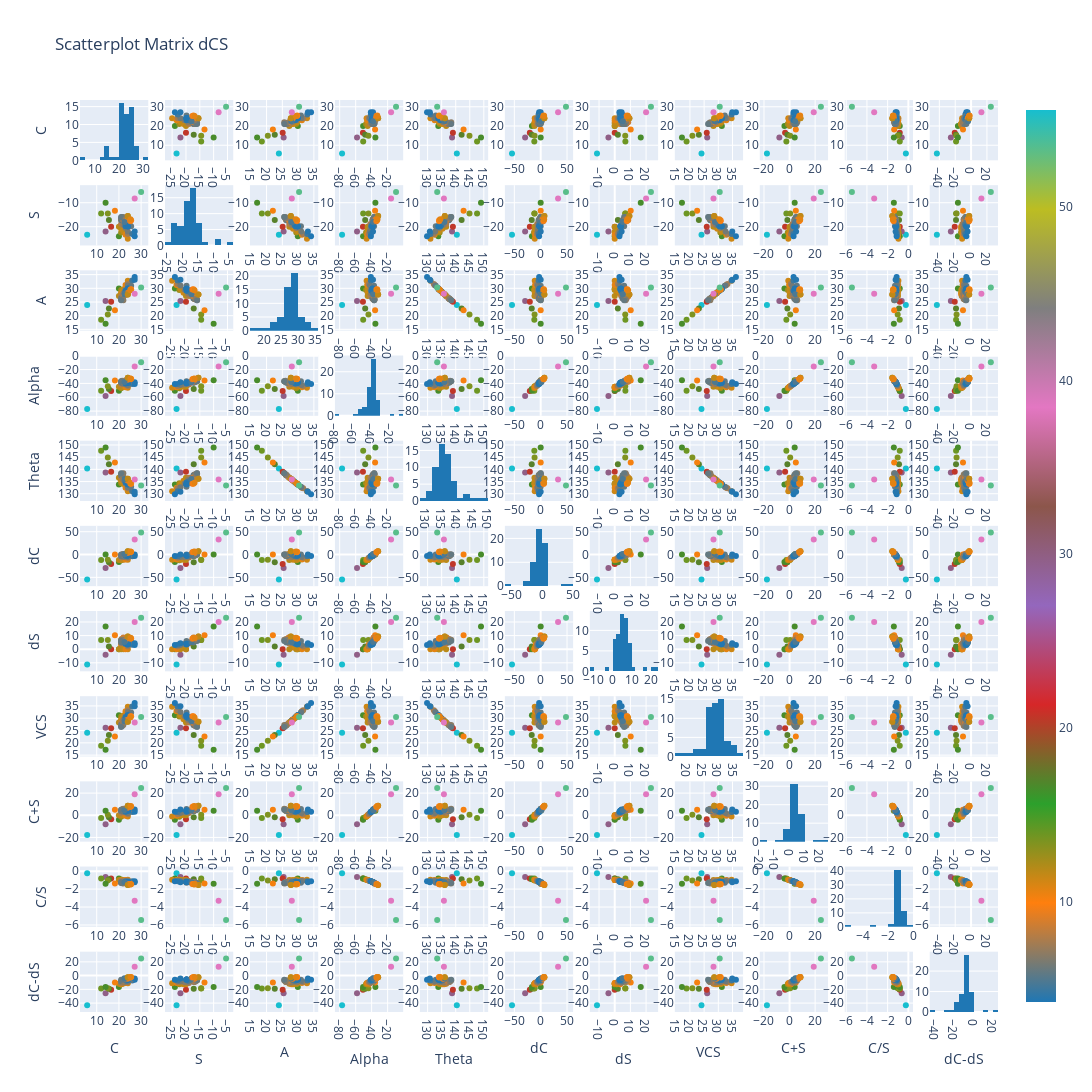

Notebook code cell kept with this figure:
### Code cell
figure = ff.create_scatterplotmatrix(
df[['C','S','A','Alpha','Theta','dC','dS', 'dCS', 'VCS', 'C+S', 'C/S', 'dC-dS']],
width=2000, height=2000,
diag='histogram',
index='dCS',
title='Scatterplot Matrix dCS')
plot(figure, filename='plotly_scatterplot_dCS.html')
figure.show()
